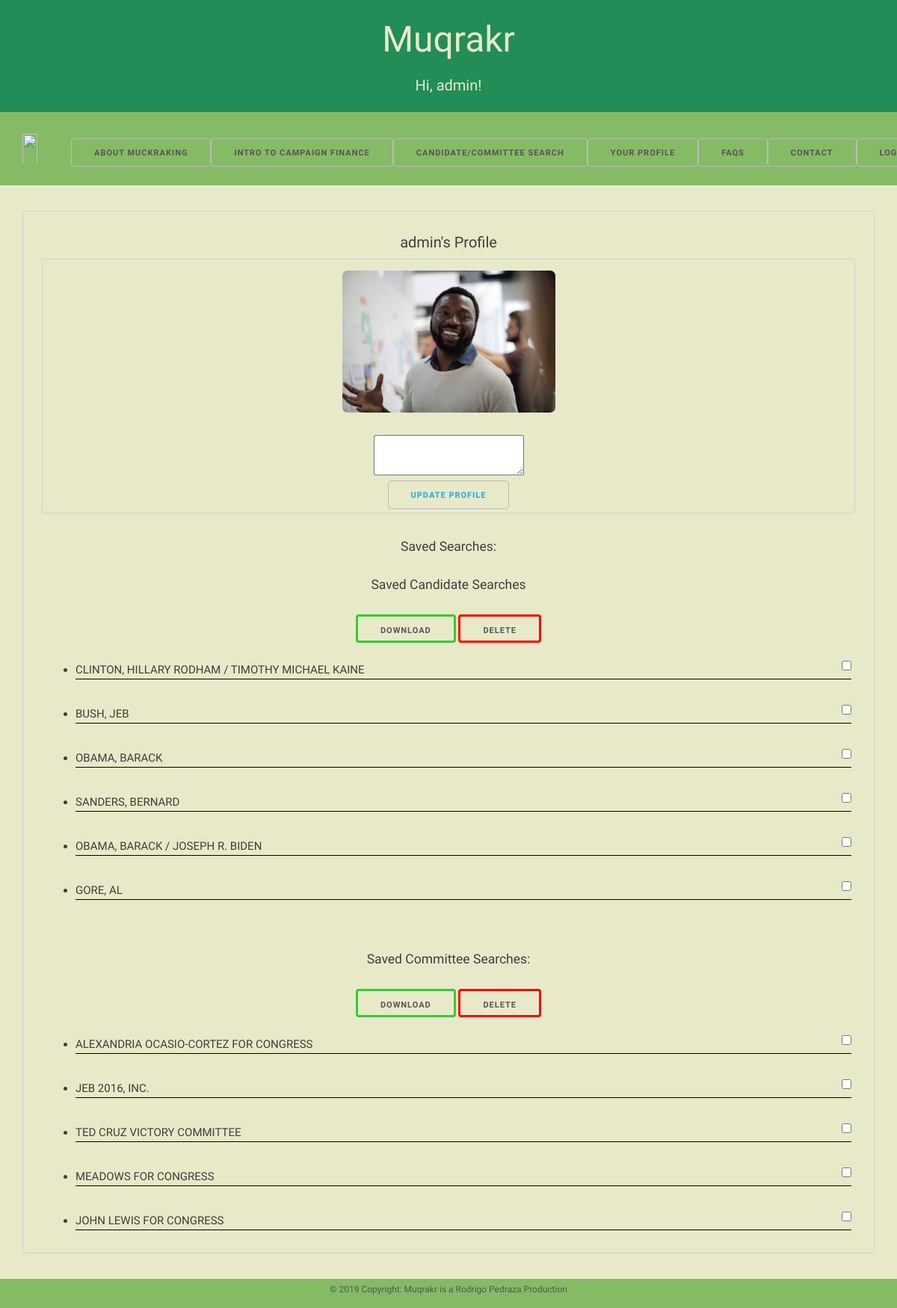
Page /your_profile/ (signed in) on the earlier database version.
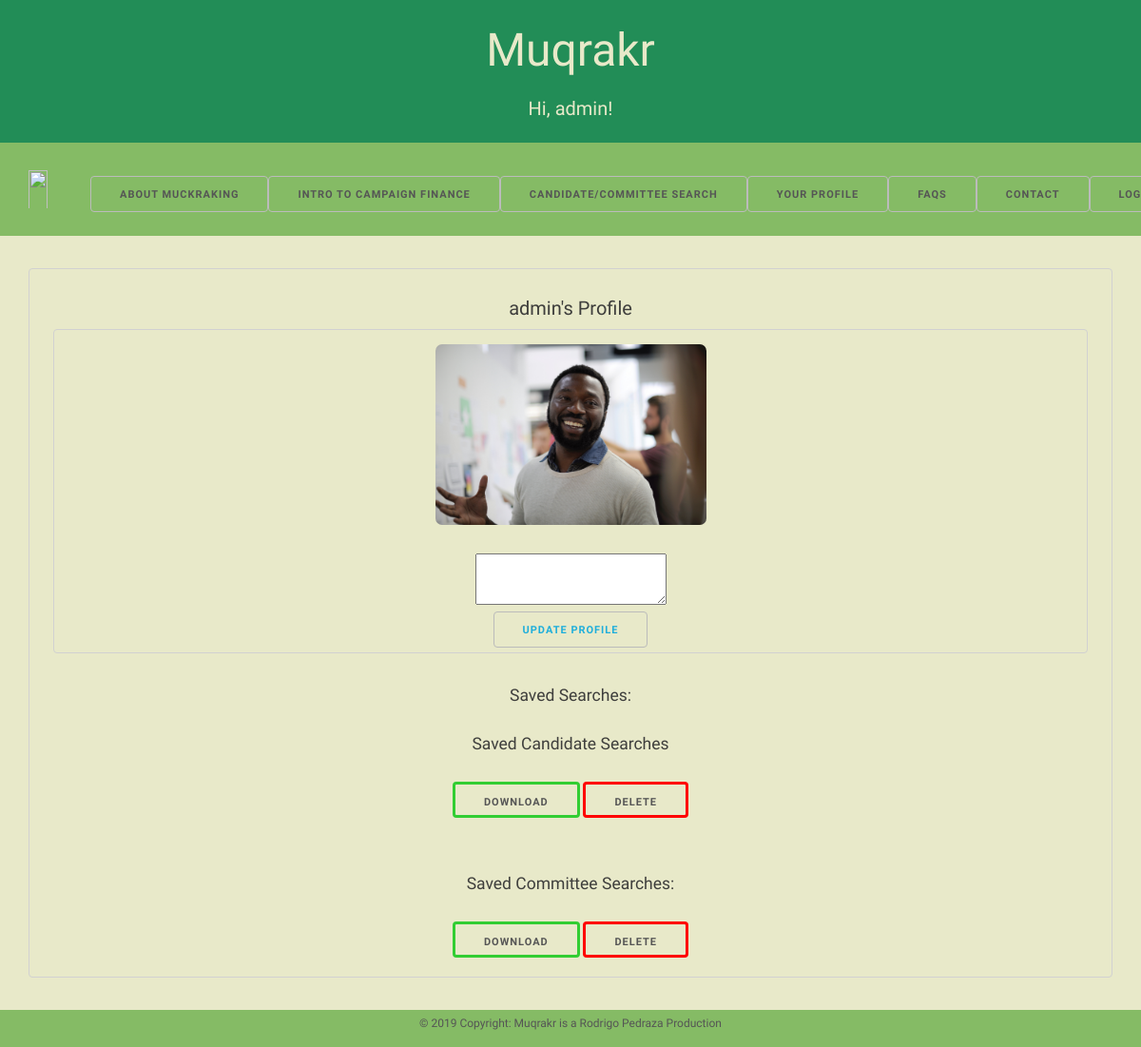
Same page on the later database version.
### users_app/models.py (models this page shows)
class CustomUser(AbstractUser):
    objects = CustomUserManager()

### profiles_app/models.py (models this page shows, shortened)
class CandidateSearch(models.Model):
    name = models.CharField(null=True, blank=True, max_length=100, default='')
    user = models.ForeignKey('users_app.CustomUser', on_delete=models.CASCADE)
    date_saved = models.DateTimeField(auto_now_add=True)
    party = models.CharField(null=True, blank=True, max_length=150, default='')
    office_address = models.CharField(null=True, blank=True, max_length=150, default='')
    total_receipts = models.IntegerField(null=True, blank=True, default=0)
    total_cont_ind = models.IntegerField(null=True, blank=True, default=0)
    total_cont_pacs = models.IntegerField(null=True, blank=True, default=0)
    total_cont = models.IntegerField(null=True, blank=True, default=0)
    total_loans = models.IntegerField(null=True, blank=True, default=0)
    total_disbursements = models.IntegerField(null=True, blank=True, default=0)
    begin_cash = models.IntegerField(null=True, blank=True, default=0)
    end_cash = models.IntegerField(null=True, blank=True, default=0)
    total_refunds = models.IntegerField(null=True, blank=True, default=0)
    debts_owed = models.IntegerField(null=True, blank=True, default=0)
    ind_expend = models.IntegerField(null=True, blank=True, default=0)
    coord_expend = models.IntegerField(null=True, blank=True, default=0)
    begin_info_date = models.CharField(null=True, blank=True, max_length=12, default='')
    final_info_date = models.CharField(null=True, blank=True, max_length=12, default='')
    class Meta:
        verbose_name_plural = "Candidate Searches"

class CommitteeSearch(models.Model):
    committee_name = models.CharField(null=True, blank=True, max_length=150, default='')
    user = models.ForeignKey('users_app.CustomUser', on_delete=models.CASCADE)
    date_saved = models.DateTimeField(auto_now_add=True)
    party = models.CharField(null=True, blank=True, max_length=150, default='')
    comm_treasurer = models.CharField(null=True, blank=True, max_length=150, default='')
    comm_address = models.CharField(null=True, blank=True, max_length=150, default='')
    total_receipts = models.IntegerField(null=True, blank=True, default=0)
    total_cont_ind = models.IntegerField(null=True, blank=True, default=0)
    total_cont_pacs = models.IntegerField(null=True, blank=True, default=0)
    total_cont = models.IntegerField(null=True, blank=True, default=0)
    total_loans = models.IntegerField(null=True, blank=True, default=0)
    total_disbursements = models.IntegerField(null=True, blank=True, default=0)
    begin_cash = models.IntegerField(null=True, blank=True, default=0)
    end_cash = models.IntegerField(null=True, blank=True, default=0)
    total_refunds = models.IntegerField(null=True, blank=True, default=0)
    debts_owed = models.IntegerField(null=True, blank=True, default=0)
    ind_expend = models.IntegerField(null=True, blank=True, default=0)
    coord_expend = models.IntegerField(null=True, blank=True, default=0)
    begin_info_date = models.CharField(null=True, blank=True, max_length=12, default='')
    final_info_date = models.CharField(null=True, blank=True, max_length=12, default='')
    class Meta:
        verbose_name_plural = "Committee Searches"

### profiles_app/views.py (the view)
# urls.py: path('your_profile/', views.YourProfileView.as_view(), name='your_profile'),
class YourProfileView(LoginRequiredMixin, ListView):
    context_object_name = 'candidatesearch'
    template_name = 'your_profile.html'
    def get_queryset(self):
        return CandidateSearch.objects.filter(user=self.request.user)
    def get_context_data(self, **kwargs):
        context = super().get_context_data(**kwargs)
        context['committeesearch_list'] = CommitteeSearch.objects.filter(user=self.request.user)
        return context

### templates/your_profile.html (shortened to what this page needs)
{% extends 'home.html' %}
{% load static %}
{% block content %}
<div class="container">
{% if user.is_authenticated %}
<br>
<h2>{{ user.username }}'s Profile</h2>
	<div>
		<img src="{% static 'profile_pics/john_smith.jpg' %}" width="200" height="200">{% comment %}{{ item.user_pic }}{% endcomment %}
		<textarea class="aboutUsertext">{{ item.about_user }}</textarea>
		<br>
		<button><a href="{% url 'profiles_app:update_your_profile' %}">Update Profile</a></button>
	</div>
	<br>
		<h3>Saved Searches:</h3>
			<div class="savedSearchLeft" style="border: none;">
				<form method="POST">
				<h3 class="savedCand">Saved Candidate Searches</h3>
				<br>
				<button type="submit" class="csvBtn" formaction="{% url 'profiles_app:candidate_csv' %}">Download</button>
				<button type="submit" class="delBtn" formaction="{% url 'profiles_app:delete_candidate' %}">Delete</button>
				<br>
				{% for search in object_list %}
				<br>
				<ul class="saveCandlist">
					<li class="savedSearchitem"><a>{{ search.name }}</a>
						<input type="checkbox" name="checkbox" class="checkbox" value="{{ search.id }}">
					</li>
				</ul>
				{% endfor %}
				</form>
			</div>
			<br>
			<div class="savedSearchRight" style="border: none;">
				<form method="POST">
				<h3 class="savedComm">Saved Committee Searches:</h3>
				<br>
				<button class="csvBtn" formaction="{% url 'profiles_app:committee_csv' %}">Download</button>
				<button type="submit" class="delBtn" formaction="{% url 'profiles_app:delete_committee' %}">Delete</button>
				<br>
				{% for search in committeesearch_list %}
				<br>
				<ul class="saveCommlist">
					<li class="savedSearchitem"><a>{{ search.committee_name }}</a><input type="checkbox" name="checkbox" class="checkbox" value="{{ search.id }}"></li>
				</ul>
				{% endfor %}
				</form>
			</div>
{% endif %}
</div>
{% endblock %}

### templates/home.html (shortened to what this page needs)
<!DOCTYPE html>
{% load static %}
<html>
<head>
	<link rel="stylesheet" href="https://stackpath.bootstrapcdn.com/bootstrap/4.2.1/css/bootstrap.min.css">
	<link rel="stylesheet" type="text/css" href="{% static 'Muqrakr/styles.css' %}">
</head>
<body style=" background-color: #E8E9C9;">
	<header style="background-color: #228D57;">
		<br>
		<h1><b>Muqrakr</b></h1>
		{% if user.is_authenticated %}
		<h2 id="usernameH2">Hi, {{ user.username }}!</h2>
		<br>
	</header>
		<nav class="navbar navbar-expand-lg navbar-light" style="background-color: #85bb65;">
			<a href="{% url 'profiles_app:homepage' %}"><img class="home" src="{% static 'Muqrakr/magnifying_glass.png' %}" width="50" height="50" style="border: none;"></a>
			<div class="collapse navbar-collapse" id="navbarNavAltMarkup" style="border: none;">
				<div class="navbar-nav" style="border: none;" style="position: center;">
					<button class="topbtn"><a class="navBtnlink" href="{% url 'profiles_app:about' %}">About Muckraking</a></button>
					<button class="topbtn"><a class="navBtnlink" href="{% url 'profiles_app:intro_to_cf' %}">Intro to Campaign Finance</a></button>
					<button class="topbtn"><a class="navBtnlink" href="{% url 'profiles_app:search' %}">Candidate/Committee Search</a></button>
					<button><a class="navBtnlink" href="{% url 'profiles_app:your_profile' %}">Your Profile</a></button>
					<button class="topbtn"><a class="navBtnlink" href="#">FAQs</a></button>
					<button class="topbtn"><a class="navBtnlink" href="#">Contact</a></button>
					<button><a class="navBtnlink" href="{% url 'logout' %}">Log out</a></button>
				</div>
			</div>
		</nav>
		<br>
		{% block content %}
		{% endblock %}
	{% else %}
	<button><a href="{% url 'login' %}">Log In </a></button>
	<button><a href="{% url 'signup' %}">Sign Up</a></button>
	{% endif %}
	<br>
	<footer class="navbar navbar-expand-lg navbar-light" style="background-color: #85bb65;">
		<br>
	    	<a style="margin: auto;" class="navBtnlink" href="https://github.com/rpedraza01"><p>© 2019 Copyright: Muqrakr is a Rodrigo Pedraza Production</p></a>
	</footer>
</body>
</html>

### static/Muqrakr/styles.css (style rules this page uses)
html { font-size: 62.5%; }
body { font-size: 1.5em; line-height: 1.6; font-weight: 400; font-family: "Raleway", sans-serif; color: #3E3E3C; text-align: center; }
h1, h2, h3, h4, h5, h6 { margin-top: 0; margin-bottom: 2rem; font-weight: 300; }
h1 { font-size: 48px; color: #E8E9C9; }
h2#usernameH2 { color: #E8E9C9; }
h2 { font-style: 24px; margin: auto; padding: auto; }
.navbar { overflow: hidden; margin: auto; padding: auto; }
.navbar a { float: left; font-size: inherit; color: #555; text-align: center; text-decoration: none; }
button { display: inline-block; height: 38px; padding: 0 30px; color: #555; text-align: center; font-size: 11px; font-weight: 600; line-height: 38px; letter-spacing: .1rem; text-transform: uppercase; text-decoration: none; white-space: nowrap; background-color: transparent; border-radius: 4px; border: 1px solid #bbb; cursor: pointer; }
a { color: #1EAEDB; }
div { border: 1px solid #D1D1D1; margin: 10px; padding: 5px; border-radius: 4px; width: auto; }
textarea.aboutUsertext { text-align: left; font-family: "Raleway", sans-serif; }
div.savedSearchLeft { border: 1px solid #D1D1D1; margin: 10px; padding: 5px; border-radius: 4px; }
h3.savedCand { text-align: center; margin: 5px; }
div.savedSearchRight { border: 1px solid #D1D1D1; margin: 10px; padding: 5px; border-radius: 4px; }
div.container { max-height: auto; }
h3.savedComm { text-align: center; margin: 5px; }
button.csvBtn { border: solid #32CD32; text-decoration: none; }
button.delBtn { border: solid #FF0000; text-decoration: none; }
img { border: 1px solid #D1D1D1; border-radius: 12px; width: auto; border: none; margin: 5px; padding: 5px; }
footer { font-size: 12px; text-align: center; margin: auto; padding: auto; }

Differences in the rows shown:
removed CandidateSearch: name "CLINTON, HILLARY RODHAM / TIMOTHY MICHAEL KAINE"
removed CandidateSearch: name "BUSH, JEB"
removed CandidateSearch: name "OBAMA, BARACK"
removed CandidateSearch: name "SANDERS, BERNARD"
removed CandidateSearch: name "OBAMA, BARACK / JOSEPH R. BIDEN"
removed CandidateSearch: name "GORE, AL"
removed CommitteeSearch: committee_name "ALEXANDRIA OCASIO-CORTEZ FOR CONGRESS"
removed CommitteeSearch: committee_name "JEB 2016, INC."
removed CommitteeSearch: committee_name "TED CRUZ VICTORY COMMITTEE"
removed CommitteeSearch: committee_name "MEADOWS FOR CONGRESS"
removed CommitteeSearch: committee_name "JOHN LEWIS FOR CONGRESS"
